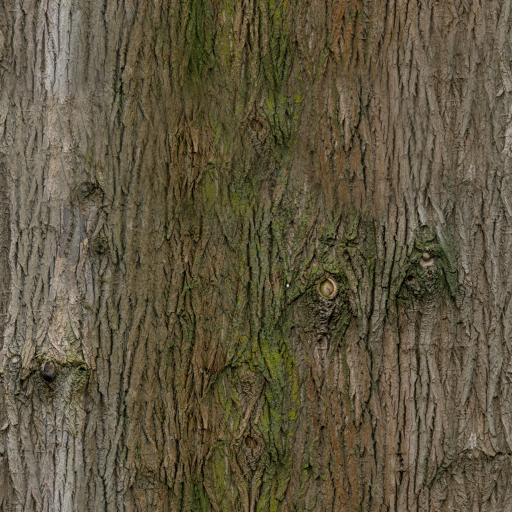
#> input picture Assets/StreamingAssets/materials/bark_brown_02.jpg, 1024 x 1024 px (shown at 1/2 size)
$ python -i texture.py   (imports and definitions only)
#> lines starting #> are read from the running program, lines starting #| are printed output that depends on the picture; after the words box and inside, x2 and y2 are one past the last pixel; in counts of white or black regions, pixels touching at a corner belong together
#> further down, picture is the input picture: PIL image 1024x1024 RGB; mean R, G, B 94.8, 85.9, 63.7
#!/usr/bin/env python3
"""Textured world packs: the game's own walls, floors, ceilings, doors, decorations and floor items with the grain
of CC0 photo materials (Poly Haven, GameData/textured/materials) laid over them. The original picture stays: its
layout, colours, light and every painted detail; the material only adds surface (stone grain, wood fibre, leaves).
Creatures are left out of the pack, so they keep their original sprites.

   node tools/textured/export_hd_sources.mjs L 4 plain && node tools/textured/export_hd_walls.mjs L 4   (base)
   python3 tools/textured/texture.py L [L...]                                                      (pack)

Writes GameData/textured/level<L>/ (manifest.json, tiles.png, shapes/*.png): the HD pack format (Host/HdScene.cs).
The far and side wall views are the near view scaled and warped (as the web project's scripts/hd/hdwalls.py does),
so every distance and angle shows the same texture.
"""
import json, math, os, shutil, sys
from PIL import Image, ImageChops, ImageFilter

ROOT = os.path.join(os.path.dirname(os.path.abspath(__file__)), "..", "..")
BASE = os.environ.get("TEX_BASE") or os.path.join(ROOT, "GameData", "textured", "base")
OUT = os.environ.get("TEX_OUT") or os.path.join(ROOT, "GameData", "textured")
MAT = os.path.join(ROOT, "GameData", "textured", "materials")
GREY = (128, 128, 128)
LIVING = {"monster"}   # left to the original sprites

# the look of each wall set family (the level's .VCN / .SHP name): wall, floor, ceiling, wood, green
THEMES = {
    "KEEP": ("plastered_wall_04", "marble_01", "worn_planks", "worn_planks", "forest_leaves_03"),
    "FOREST": ("bark_brown_02", "forest_ground_04", "forest_leaves_03", "bark_willow", "forest_leaves_03"),
    "SWAMP": ("bark_willow", "brown_mud_leaves_01", "forest_leaves_03", "bark_willow", "forest_leaves_03"),
    "CAVE": ("rock_wall_08", "rocky_trail", "rock_wall_08", "worn_planks", "forest_leaves_03"),
    "MINE": ("rock_boulder_dry", "rocky_trail", "rock_boulder_dry", "worn_planks", "forest_leaves_03"),
    "CATWALK": ("rock_wall_08", "rocky_trail", "rock_wall_08", "worn_planks", "forest_leaves_03"),
    "URBISH": ("worn_planks", "rocky_trail", "worn_planks", "worn_planks", "forest_leaves_03"),
    "MANOR": ("plastered_wall_04", "wood_table_worn", "worn_planks", "worn_planks", "forest_leaves_03"),
    "TOWER": ("marble_01", "marble_01", "marble_01", "worn_planks", "forest_leaves_03"),
    "YVEL": ("plastered_wall_04", "rocky_trail", "worn_planks", "worn_planks", "forest_leaves_03"),
    "CIMMERIA": ("castle_wall_slates", "marble_01", "rock_surface", "worn_planks", "forest_leaves_03"),
    "RUIN": ("rock_surface", "rocky_trail", "rock_surface", "worn_planks", "forest_leaves_03"),
}
DEFAULT_THEME = ("rock_surface", "rocky_trail", "rock_surface", "worn_planks", "forest_leaves_03")
STRENGTH = 0.85      # how far the grain lifts and darkens (0 none, 1 the soft-light blend in full)
TEXEL = 0.5          # material pixels per picture pixel at the near wall (1k material: about two wall widths)

_mat = {}


# [46 lines left out: functions epx, smooth4, material, tiled, not called in this run]


def classes(img):
    """Masks (L) of the picture's pixels by what they look like: green (leaves, moss), wood (warm, saturated),
    the rest (stone, plaster); flat grey filler and black are left alone."""
    hsv = img.convert("RGB").convert("HSV")
#> hsv: PIL image 1024x1024 HSV; mean H, S, V 30, 91.9, 95
    h, s, v = hsv.split()
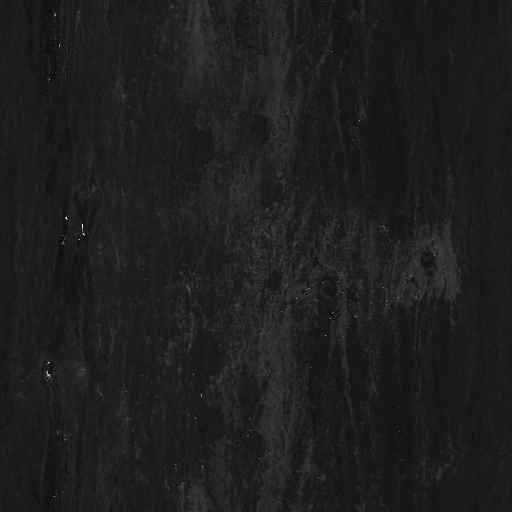
#> h: PIL image 1024x1024 L (shown at 1/2 size); min 0, max 252, mean 30
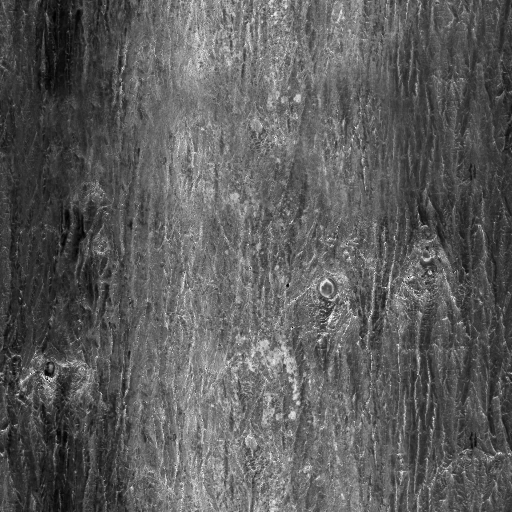
#> s: PIL image 1024x1024 L (shown at 1/2 size); min 0, max 255, mean 91.9
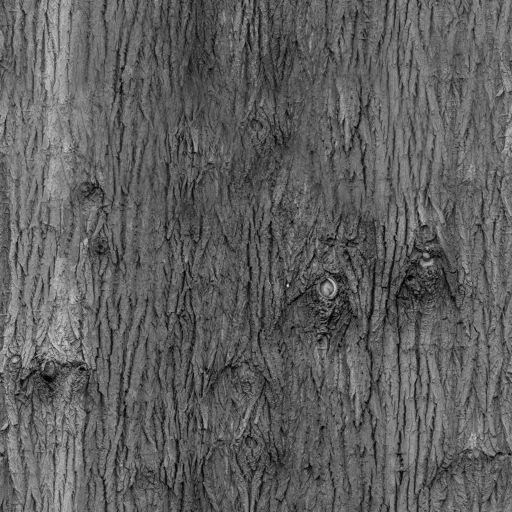
#> v: PIL image 1024x1024 L (shown at 1/2 size); min 0, max 247, mean 95
    rgb = img.convert("RGB")
    grey = ImageChops.difference(rgb, Image.new("RGB", img.size, GREY)).convert("L").point(lambda x: 0 if x < 10 else 255)
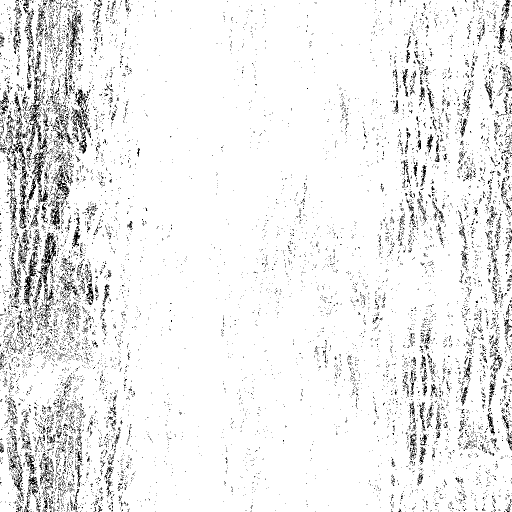
#> grey: PIL image 1024x1024 L (shown at 1/2 size); 93.1% white; black in thin lines or dots
    lit = v.point(lambda x: 255 if x > 22 else 0)
#> lit: PIL image 1024x1024 L; 98.8% white; black in thin lines or dots
    green = ImageChops.multiply(h.point(lambda x: 255 if 38 <= x <= 125 else 0), s.point(lambda x: 255 if x > 55 else 0))
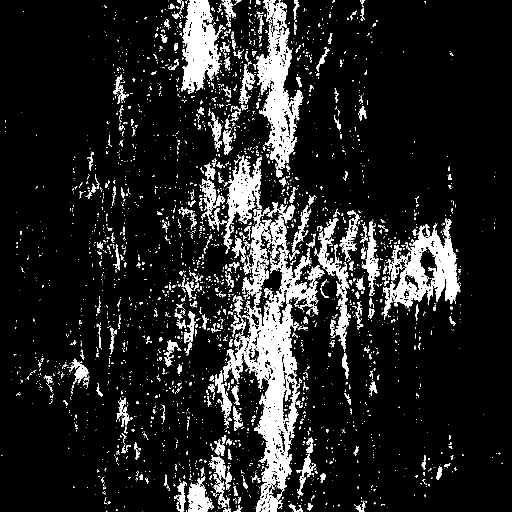
#> green: PIL image 1024x1024 L (shown at 1/2 size); 12.3% white; 3238 white regions (2811 under 20 px), largest, box (x1, y1, x2, y2) and area: (446, 429, 649, 1024) 32551, (506, 0, 607, 355) 12981, (763, 446, 922, 640) 11245
    warm = ImageChops.multiply(h.point(lambda x: 255 if 8 <= x <= 30 else 0), s.point(lambda x: 255 if x > 120 else 0))
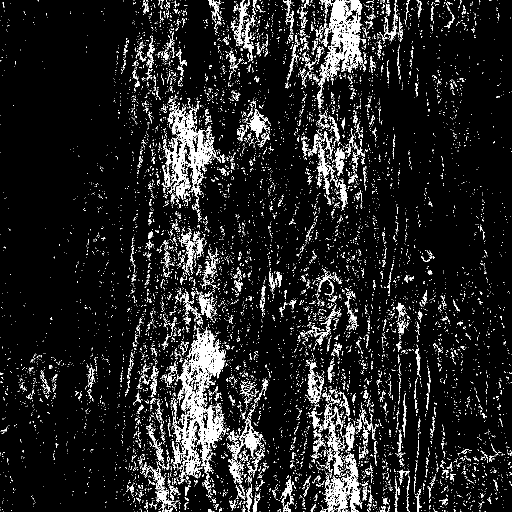
#> warm: PIL image 1024x1024 L (shown at 1/2 size); 9.7% white in thin lines or dots
    warm = ImageChops.subtract(warm, green)
    base = ImageChops.multiply(grey, lit)
#> base: PIL image 1024x1024 L; 92% white; black in thin lines or dots
    if img.mode == "RGBA":
        base = ImageChops.multiply(base, img.split()[3].point(lambda a: 255 if a > 0 else 0))
    soft = lambda m: ImageChops.multiply(m, base).filter(ImageFilter.GaussianBlur(1.2))
    rest = ImageChops.subtract(ImageChops.subtract(base, green), warm)
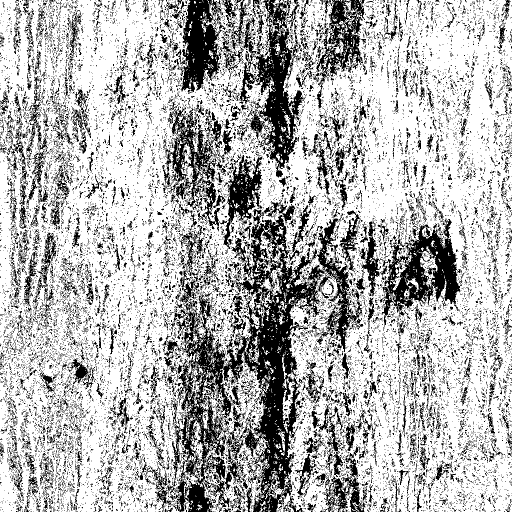
#> rest: PIL image 1024x1024 L (shown at 1/2 size); 70.8% white; 19117 black regions (17732 under 20 px), largest, box (x1, y1, x2, y2) and area: (341, 429, 727, 1024) 71440, (478, 0, 611, 355) 16543, (706, 443, 924, 662) 15824
    return soft(green), soft(warm), soft(rest)


# [90 lines left out: functions grain, texture_flat, texture_backdrop, solve, find_coeffs, warp_into, not called in this run]


FRONT = {7, 5, 2, 1}   # the views seen face on (the rest are side walls)


# [60 lines left out: functions theme_of, run_level, not called in this run]


# [3 lines not run here, left out]

>>> from PIL import Image
>>> picture = Image.open('../../Assets/StreamingAssets/materials/bark_brown_02.jpg')
>>> result = classes(picture)

$ run again, on Assets/StreamingAssets/materials/forest_ground_04.jpg
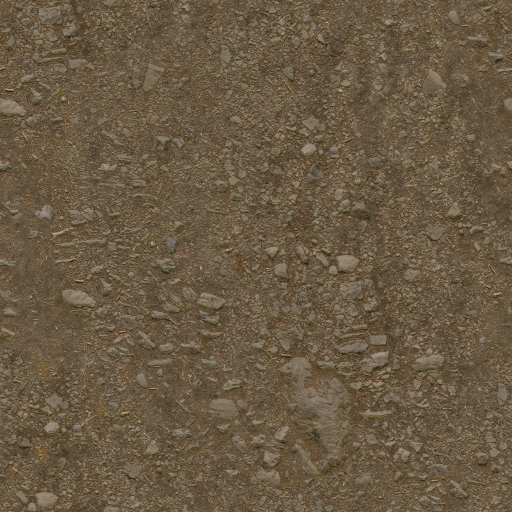
#> input picture Assets/StreamingAssets/materials/forest_ground_04.jpg, 1024 x 1024 px (shown at 1/2 size)
#> picture is the input picture: PIL image 1024x1024 RGB; mean R, G, B 106.3, 89.8, 67.7
#> hsv: PIL image 1024x1024 HSV; mean H, S, V 23.9, 95.9, 106.3
#> in classes, `grey = ImageChops.difference(rgb, Image.new("RGB", img.size, GREY)).co..`:
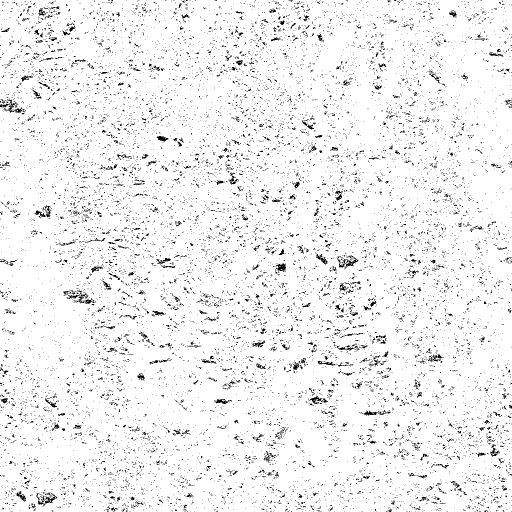
#> grey: PIL image 1024x1024 L (shown at 1/2 size); 94.7% white; black in thin lines or dots
#> lit: PIL image 1024x1024 L; 100% white; black in thin lines or dots, all inside (x1, y1, x2, y2) = (672, 736, 673, 737)
#> green: PIL image 1024x1024 L; 0% white in thin lines or dots, all inside (x1, y1, x2, y2) = (308, 198, 826, 910)
#> warm: PIL image 1024x1024 L; 12.6% white in thin lines or dots
#> base: PIL image 1024x1024 L; 94.7% white; black in thin lines or dots
#> in classes, `rest = ImageChops.subtract(ImageChops.subtract(base, green), warm)`:
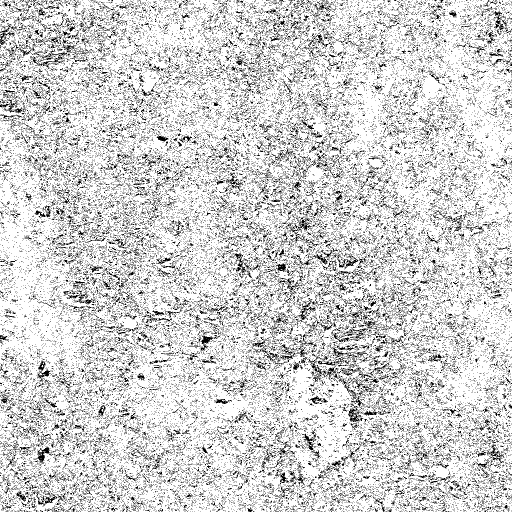
#> rest: PIL image 1024x1024 L (shown at 1/2 size); 82.1% white; black in thin lines or dots

$ run again, on Assets/StreamingAssets/materials/forest_leaves_03.jpg
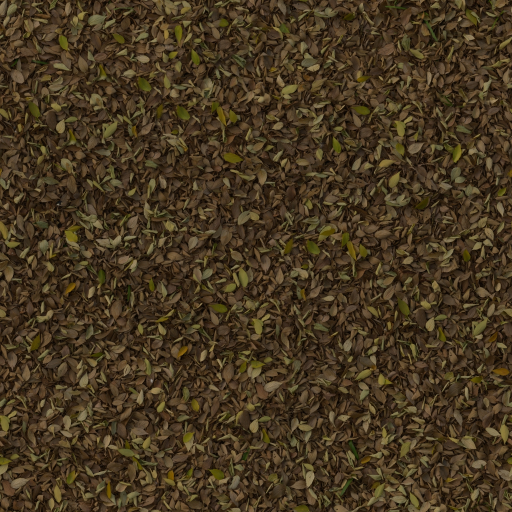
#> input picture Assets/StreamingAssets/materials/forest_leaves_03.jpg, 1024 x 1024 px (shown at 1/2 size)
#> picture is the input picture: PIL image 1024x1024 RGB; mean R, G, B 68.9, 53.9, 31.7
#> hsv: PIL image 1024x1024 HSV; mean H, S, V 24.1, 148.5, 68.9
#> in classes, `grey = ImageChops.difference(rgb, Image.new("RGB", img.size, GREY)).co..`:
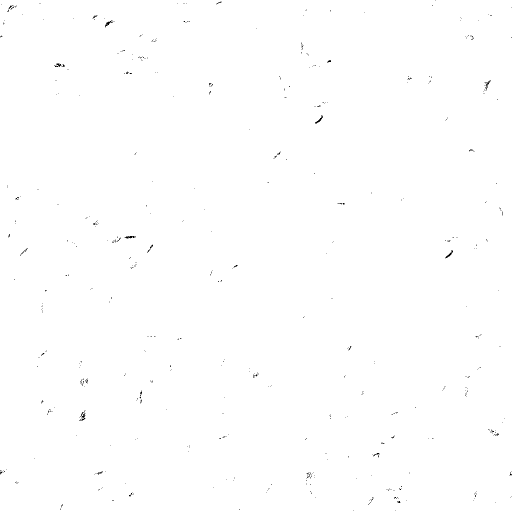
#> grey: PIL image 1024x1024 L (shown at 1/2 size); 99.8% white; black in thin lines or dots
#> lit: PIL image 1024x1024 L; 97.1% white; black in thin lines or dots
#> green: PIL image 1024x1024 L; 1.8% white; 674 white regions (508 under 20 px), largest, box (x1, y1, x2, y2) and area: (615, 482, 640, 508) 425, (355, 213, 380, 239) 423, (278, 156, 302, 182) 415
#> warm: PIL image 1024x1024 L; 68.1% white; 13215 black regions (11305 under 20 px), largest, box (x1, y1, x2, y2) and area: (475, 701, 571, 785) 2270, (771, 971, 893, 1024) 2082, (195, 870, 333, 970) 2034
#> base: PIL image 1024x1024 L; 96.9% white; black in thin lines or dots
#> in classes, `rest = ImageChops.subtract(ImageChops.subtract(base, green), warm)`:
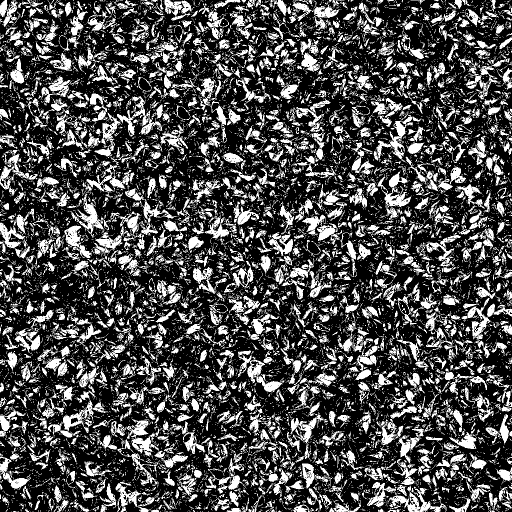
#> rest: PIL image 1024x1024 L (shown at 1/2 size); 29.9% white; 13344 white regions (11422 under 20 px), largest, box (x1, y1, x2, y2) and area: (475, 701, 571, 785) 2028, (771, 971, 893, 1024) 1915, (234, 192, 325, 273) 1839
